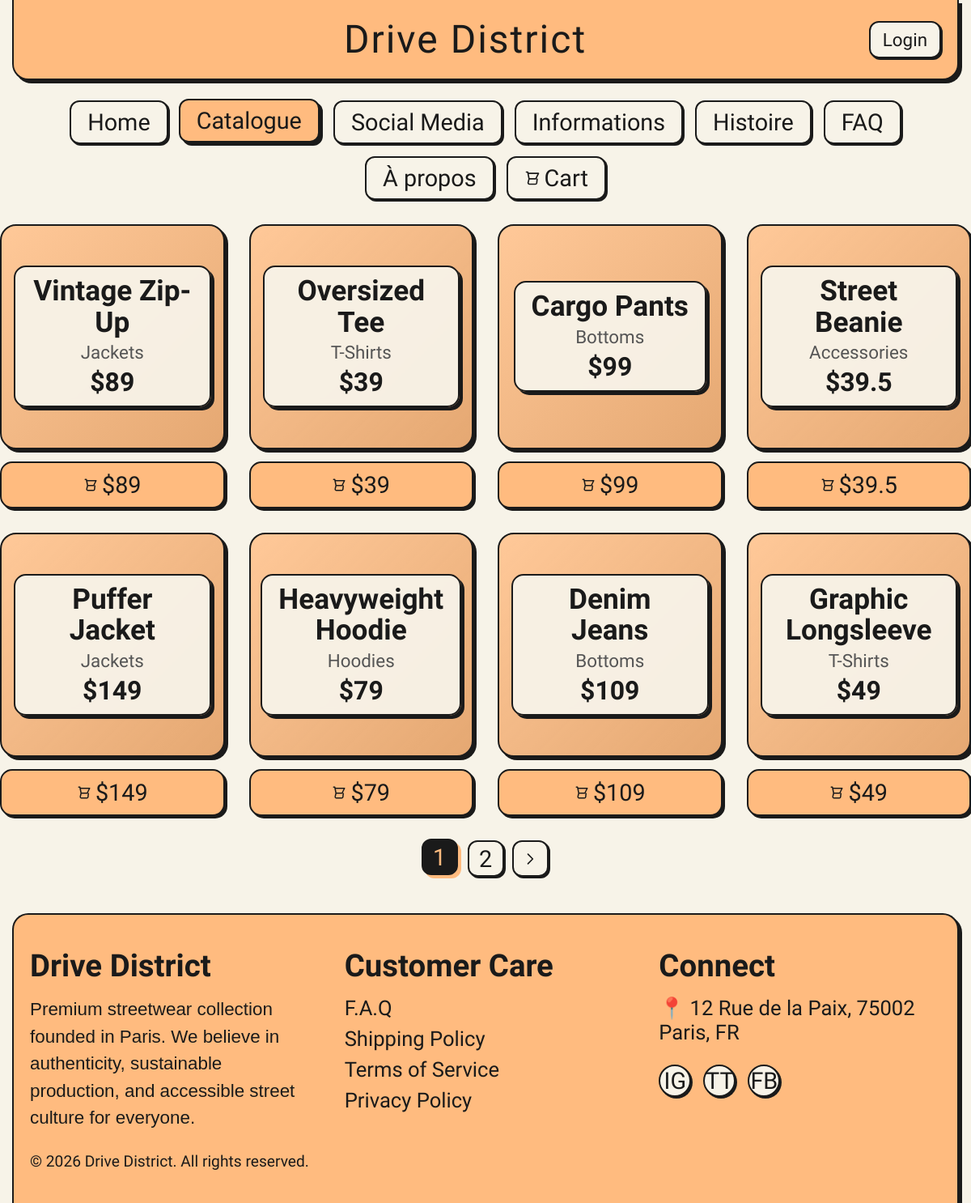
Page /catalogue.php on the earlier database version.
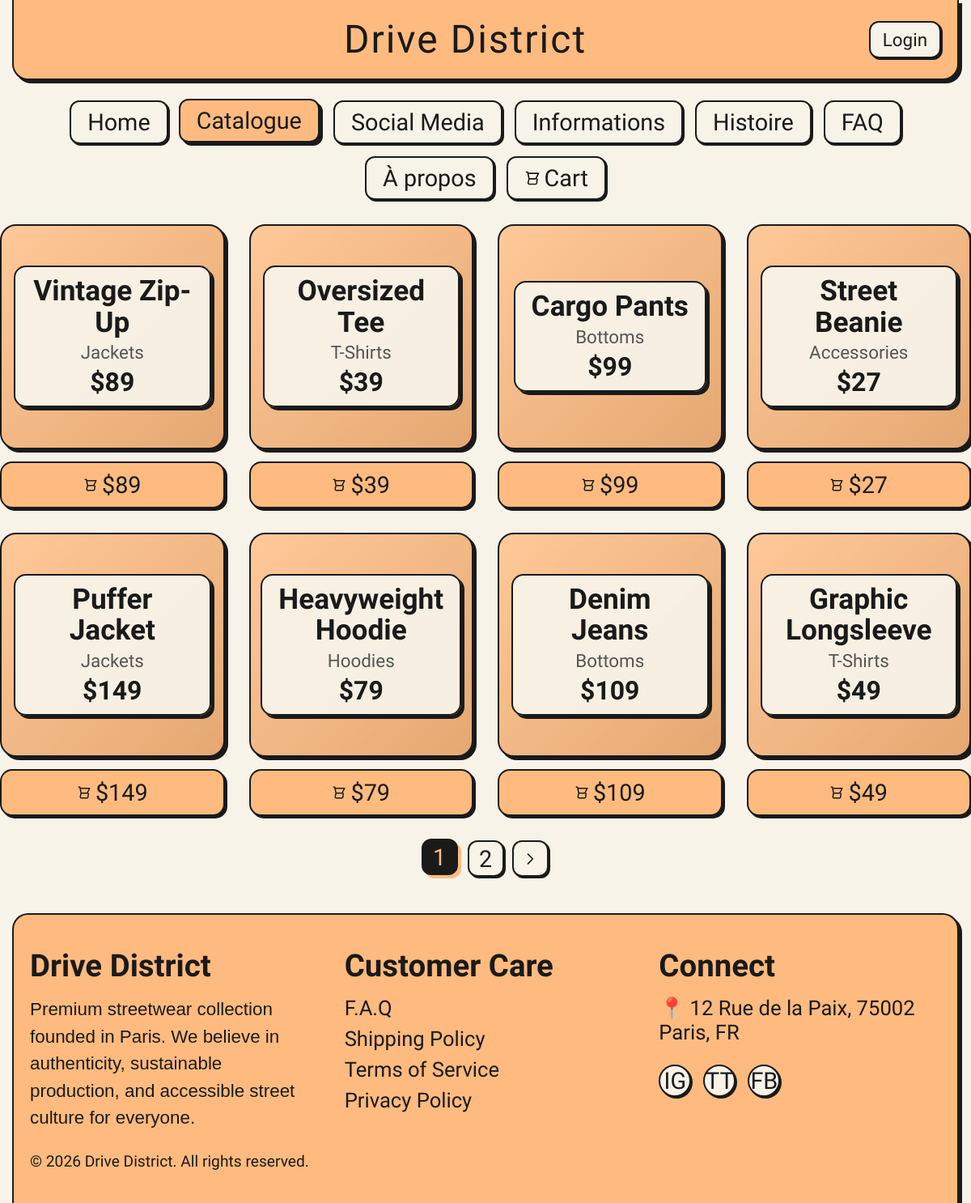
Same page on the later database version.
### tables this page shows
CREATE TABLE products (
        id INTEGER PRIMARY KEY AUTOINCREMENT,
        name TEXT NOT NULL,
        category TEXT NOT NULL,
        price REAL NOT NULL,
        stock INTEGER NOT NULL,
        sizes TEXT NOT NULL,
        colors TEXT NOT NULL,
        desc TEXT NOT NULL
    , image TEXT DEFAULT '');

### data.php (called while the page is built, shortened)
<?php
$db_file = __DIR__ . '/drivedistrict.sqlite';
$pdo = new PDO('sqlite:' . $db_file);
$pdo->setAttribute(PDO::ATTR_ERRMODE, PDO::ERRMODE_EXCEPTION);
$pdo->exec("
    CREATE TABLE IF NOT EXISTS products (
        id INTEGER PRIMARY KEY AUTOINCREMENT,
        name TEXT NOT NULL,
        category TEXT NOT NULL,
        price REAL NOT NULL,
        stock INTEGER NOT NULL,
        sizes TEXT NOT NULL,
        colors TEXT NOT NULL,
        desc TEXT NOT NULL
    );
    CREATE TABLE IF NOT EXISTS users (
        id INTEGER PRIMARY KEY AUTOINCREMENT,
        username TEXT NOT NULL UNIQUE,
        email TEXT NOT NULL UNIQUE,
        password TEXT NOT NULL,
        role TEXT NOT NULL DEFAULT 'user',
        created_at DATETIME DEFAULT CURRENT_TIMESTAMP
    );
    CREATE TABLE IF NOT EXISTS orders (
        id INTEGER PRIMARY KEY AUTOINCREMENT,
        user_id INTEGER,
        total REAL NOT NULL,
        status TEXT NOT NULL DEFAULT 'pending',
        created_at DATETIME DEFAULT CURRENT_TIMESTAMP,
        FOREIGN KEY (user_id) REFERENCES users(id)
    );
    CREATE TABLE IF NOT EXISTS order_items (
        id INTEGER PRIMARY KEY AUTOINCREMENT,
        order_id INTEGER NOT NULL,
        product_id INTEGER NOT NULL,
        size TEXT NOT NULL,
        qty INTEGER NOT NULL,
        price REAL NOT NULL,
        FOREIGN KEY (order_id) REFERENCES orders(id),
        FOREIGN KEY (product_id) REFERENCES products(id)
    );
");
try {
    $pdo->exec("ALTER TABLE products ADD COLUMN image TEXT DEFAULT ''");
    $img_urls = [
        1 => 'https://images.unsplash.com/photo-1556821840-3a63f95609a7?q=80&w=400',
        2 => 'https://images.unsplash.com/photo-1521572163474-6864f9cf17ab?q=80&w=400',
        3 => 'https://images.unsplash.com/photo-1624378439575-d1ead6bb246b?q=80&w=400',
        4 => 'https://images.unsplash.com/photo-1576871337622-98d48d1cf531?q=80&w=400',
        5 => 'https://images.unsplash.com/photo-1559551409-dadc959f76b8?q=80&w=400',
        6 => 'https://images.unsplash.com/photo-1556821840-3a63f95609a7?q=80&w=400',
        7 => 'https://images.unsplash.com/photo-1542272604-787c3835535d?q=80&w=400',
        8 => 'https://images.unsplash.com/photo-1618517351616-389a7ac72579?q=80&w=400',
        9 => 'https://images.unsplash.com/photo-1551028719-0c14457cc7dc?q=80&w=400',
        10 => 'https://images.unsplash.com/photo-1525966222134-fcfa99b8ae77?q=80&w=400'
    ];
    foreach($img_urls as $id => $url) {
        $pdo->exec("UPDATE products SET image = '$url' WHERE id = $id AND (image IS NULL OR image = '')");
    }
} catch (Exception $e) {}
try {
    $pdo->exec("ALTER TABLE users ADD COLUMN cart TEXT DEFAULT '[]'");
} catch (Exception $e) {}
try {
    $pdo->exec("ALTER TABLE users ADD COLUMN role TEXT DEFAULT 'user'");
} catch (Exception $e) {}
$products = [];
$stmt = $pdo->query("SELECT * FROM products");
while ($row = $stmt->fetch(PDO::FETCH_ASSOC)) {
    $row['sizes'] = json_decode($row['sizes'], true) ?: [];
    $row['colors'] = json_decode($row['colors'], true) ?: [];
    $products[$row['id']] = $row;
}

### catalogue.php (the view, shortened to what the changed rows need)
<?php include 'header.php'; ?>
<?php
$page = isset($_GET['p']) ? max(1, (int)$_GET['p']) : 1;
$limit = 8;
$offset = ($page - 1) * $limit;
$current_products = array_slice($products, $offset, $limit);
?>
<main style="display:flex; flex-direction:column; align-items:center; width:100%; gap:20px; flex:1; padding-bottom: 20px;">
    <div class="catalogue-grid">
        <?php foreach($current_products as $p): ?>
        <div class="product-item">
            <a href="product_detail.php?id=<?= $p['id'] ?>" class="catalogue-post" style="text-decoration:none; color:inherit; cursor:pointer; <?php if(!empty($p['image'])) echo "background-image: linear-gradient(135deg, rgba(255,255,255,0.2) 0%, rgba(0,0,0,0.1) 100%), url('".$p['image']."'); background-size: cover; background-position: center;"; ?>">
                <div style="text-align:center; background: rgba(247, 243, 232, 0.95); padding: 10px 20px; border-radius: 15px; border: 2px solid #1a1a1a; box-shadow: 4px 4px 0px #1a1a1a; backdrop-filter: blur(4px); margin: 15px;">
                    <h2 style="font-size:2.2rem;"><?= $p['name'] ?></h2>
                    <p style="font-size:1.4rem; color:#555;"><?= $p['category'] ?></p>
                    <p style="font-size:2rem; margin-top:5px; font-weight:bold;">$<?= $p['price'] ?></p>
                </div>
            </a>
            <form method="POST" action="cart_actions.php" style="width:100%;">
                <button type="submit" class="buy-button" style="display:flex; align-items:center; justify-content:center; gap:5px; margin:0 auto;">
                    <svg fill="none" stroke="currentColor" viewBox="0 0 24 24" width="18" height="18"><path stroke-linecap="round" stroke-linejoin="round" stroke-width="2" d="M3 3h2l.4 2M7 13h10l4-8H5.4M7 13L5.4 5M7 13l-1.35 5.4A2 2 0 007.6 21h8.8a2 2 0 001.95-1.6L19 13.5M9 21h.01M15 21h.01"></path></svg>
                    $<?= $p['price'] ?>
                </button>
            </form>
        </div>
        <?php endforeach; ?>
    </div>
</main>
<?php include 'footer.php'; ?>

Differences in the rows shown:
changed products "Street Beanie": price "39.5" → "27"
